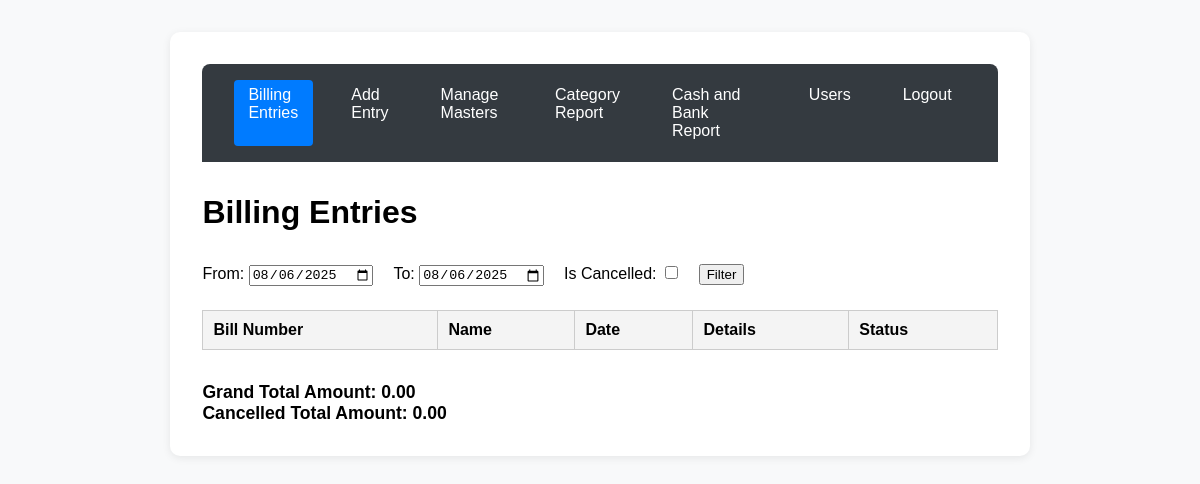
Page / (signed in) on the earlier database version.
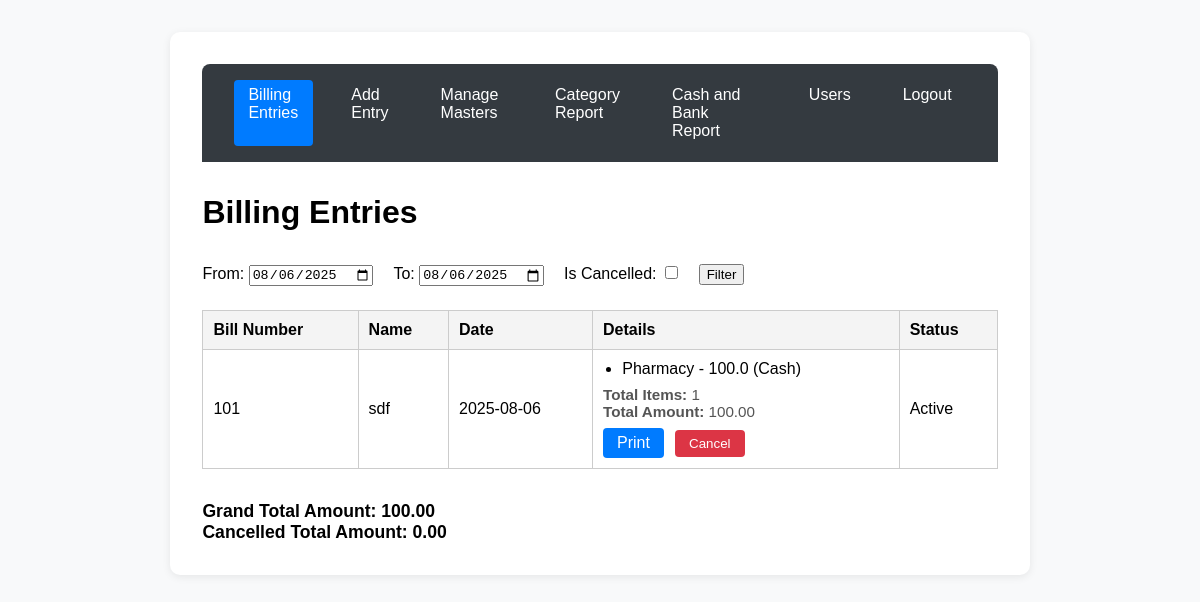
Same page on the later database version.
### app.py (models this page shows)
class HeaderEntry(db.Model):
    id = db.Column(db.Integer, primary_key=True)
    op_bill_no = db.Column(db.String(50), nullable=False)
    patient_name = db.Column(db.String(100), nullable=False)
    date = db.Column(db.Date, nullable=False)
    is_cancelled = db.Column(db.Boolean, default=False, nullable=False)
    created_at = db.Column(db.DateTime, default=lambda: datetime.now(IST), nullable=False)
    updated_at = db.Column(db.DateTime, default=lambda: datetime.now(IST), onupdate=lambda: datetime.now(IST), nullable=False)
    details = db.relationship('DetailsEntry', backref='header', lazy=True)

class DetailsEntry(db.Model):
    id = db.Column(db.Integer, primary_key=True)
    header_id = db.Column(db.Integer, db.ForeignKey('header_entry.id'), nullable=False)
    category_id = db.Column(db.Integer, db.ForeignKey('category.id'), nullable=False)
    amount = db.Column(db.Float, nullable=False)
    payment_type_id = db.Column(db.Integer, db.ForeignKey('payment_type.id'), nullable=False)
    category = db.relationship('Category', backref='details_entries')
    payment_type = db.relationship('PaymentType', backref='details_entries')

class Category(db.Model):
    id = db.Column(db.Integer, primary_key=True)
    name = db.Column(db.String(100), unique=True, nullable=False)

class PaymentType(db.Model):
    id = db.Column(db.Integer, primary_key=True)
    name = db.Column(db.String(100), unique=True, nullable=False)

### app.py (the view)
@app.route('/', methods=['GET', 'POST'])
@login_required
def index():
    today_str = datetime.now().strftime('%Y-%m-%d')
    from_date = request.args.get('from_date', today_str)
    to_date = request.args.get('to_date', today_str)
    is_cancelled = request.args.get('is_cancelled')
    if request.method == 'POST' and 'cancel_id' in request.form:
        header = HeaderEntry.query.get(int(request.form['cancel_id']))
        if header and not header.is_cancelled:
            header.is_cancelled = True
            header.updated_at = datetime.now(IST)
            db.session.commit()
    from_dt = datetime.strptime(from_date, '%Y-%m-%d').date()
    to_dt = datetime.strptime(to_date, '%Y-%m-%d').date()
    query = HeaderEntry.query.filter(HeaderEntry.date >= from_dt, HeaderEntry.date <= to_dt)
    if is_cancelled:
        query = query.filter(HeaderEntry.is_cancelled == True)
    headers = query.all()
    bills = []
    grand_total = 0.0
    cancelled_total = 0.0
    for header in headers:
        details = DetailsEntry.query.filter_by(header_id=header.id).all()
        total_amount = sum(d.amount for d in details)
        total_items = len(details)
        bills.append({
            'header': header,
            'details': details,
            'total_amount': total_amount,
            'total_items': total_items
        })
        if header.is_cancelled:
            cancelled_total += total_amount
        else:
            grand_total += total_amount
    return render_template('index.html', bills=bills, from_date=from_date, to_date=to_date, grand_total=grand_total, cancelled_total=cancelled_total)

### app.py (called while the page is built, shortened)
def login_required(f):
    @wraps(f)
    def decorated_function(*args, **kwargs):
        if 'user_id' not in session:
            return redirect(url_for('login'))
        return f(*args, **kwargs)
    return decorated_function

@app.context_processor
def inject_usertype():
    return dict(session=session)

@app.before_request
def daily_backup():
    if not os.path.exists(BACKUP_DIR):
        os.makedirs(BACKUP_DIR)
    today = datetime.now().strftime('%Y-%m-%d')
    last_backup = None
    if os.path.exists(LAST_BACKUP_FILE):
        with open(LAST_BACKUP_FILE, 'r') as f:
            last_backup = f.read().strip()

### templates/index.html (shortened to what this page needs)
<!DOCTYPE html>
<html lang="en">
<head>
</head>
<body>
    <div class="container">
                {% include '_navbar.html' %}
        <h1>Billing Entries</h1>
        <form method="get" action="{{ url_for('index') }}" style="margin-bottom:1.5em;">
            <label>From: <input type="date" name="from_date" value="{{ from_date }}"></label>
            <label style="margin-left:1em;">To: <input type="date" name="to_date" value="{{ to_date }}"></label>
            <label style="margin-left:1em;">Is Cancelled: <input type="checkbox" name="is_cancelled" value="1" {% if request.args.get('is_cancelled') %}checked{% endif %}></label>
            <button type="submit" style="margin-left:1em;">Filter</button>
        </form>
        <table>
            <tr>
                <th>Bill Number</th>
                <th>Name</th>
                <th>Date</th>
                <th>Details</th>
                <th>Status</th>
            </tr>
            {% for bill in bills %}
            <tr>
                <td>{{ bill.header.op_bill_no }}</td>
                <td>{{ bill.header.patient_name }}</td>
                <td>{{ bill.header.date.strftime('%Y-%m-%d') }}</td>
                <td>
                    <ul>
                    {% for detail in bill.details %}
                        <li>{{ detail.category.name }} - {{ detail.amount }} ({{ detail.payment_type.name }})</li>
                    {% endfor %}
                    </ul>
                    <div style="font-size:0.95em; color:#555; margin-top:0.5em;">
                        <b>Total Items:</b> {{ bill.total_items }}<br>
                        <b>Total Amount:</b> {{ '%.2f' % bill.total_amount }}
                    </div>
                    <a href="{{ url_for('print_bill', header_id=bill.header.id) }}" target="_blank" style="display:inline-block;margin-top:0.5em;background:#007bff;color:#fff;padding:6px 14px;border-radius:4px;text-decoration:none;">Print</a>
                    {% if not bill.header.is_cancelled %}
                    <button type="button" onclick="cancelBill('{{ bill.header.id }}')" style="background:#dc3545; color:#fff; border:none; border-radius:4px; padding:6px 14px; margin-left:0.5em;">Cancel</button>
                    {% endif %}
                </td>
                <td>{% if bill.header.is_cancelled %}<span style="color:red;">Cancelled</span>{% else %}Active{% endif %}</td>
                          </tr>
            {% endfor %}
        </table>
        <div style="font-weight:600; font-size:1.1em; margin-top:1em;">
            Grand Total Amount: {{ '%.2f' % grand_total }}<br>
            Cancelled Total Amount: {{ '%.2f' % cancelled_total }}
        </div>
    </div>
</body>
</html>

### templates/_navbar.html (shortened to what this page needs)
<nav class="navbar">
    <a href="{{ url_for('index') }}" {% if request.endpoint == 'index' %}class="active"{% endif %}>Billing Entries</a>
    <a href="{{ url_for('add_entry') }}" {% if request.endpoint == 'add_entry' %}class="active"{% endif %}>Add Entry</a>
    <a href="{{ url_for('masters') }}" {% if request.endpoint == 'masters' %}class="active"{% endif %}>Manage Masters</a>
    <a href="{{ url_for('category_report') }}" {% if request.endpoint == 'category_report' %}class="active"{% endif %}>Category Report</a>
    <a href="{{ url_for('payment_type_report') }}" {% if request.endpoint == 'payment_type_report' %}class="active"{% endif %}>Cash and Bank Report</a>
    {% if session.get('usertype') == 'admin' %}
    <a href="{{ url_for('users') }}" {% if request.path == url_for('users') %}class="active"{% endif %}>Users</a>
    {% endif %}
    <a href="{{ url_for('logout') }}">Logout</a>
</nav>

### templates/index.html (style rules this page uses)
body { font-family: Arial, sans-serif; margin: 2em; background: #f8f9fa; }
.container { max-width: 900px; margin: 0 auto; background: #fff; padding: 2em 2.5em 2em 2.5em; border-radius: 10px; box-shadow: 0 2px 8px rgba(0,0,0,0.08); }
h1 { margin-bottom: 0.5em; }
table { border-collapse: collapse; width: 100%; margin-bottom: 2em; background: #fff; }
th, td { border: 1px solid #ccc; padding: 10px; text-align: left; }
th { background: #f4f4f4; }
ul { margin: 0; padding-left: 1.2em; }

### templates/_navbar.html (style rules this page uses)
.navbar { background: #343a40; padding: 1em 2em; border-radius: 8px 8px 0 0; margin-bottom: 2em; display: flex; gap: 1.5em; }
.navbar a { color: #fff; text-decoration: none; font-weight: 500; transition: background 0.2s; padding: 6px 14px; border-radius: 4px; }
.navbar a.active, .navbar a:focus { background: #007bff; }
body { font-family: Arial, sans-serif; margin: 2em; background: #f8f9fa; }
.container { max-width: 70%; margin: 0 auto; background: #fff; padding: 2em; border-radius: 10px; box-shadow: 0 2px 8px rgba(0,0,0,0.08); }
h1 { margin-bottom: 1em; }
table { border-collapse: collapse; width: 100%; margin-bottom: 2em; background: #fff; }
th, td { border: 1px solid #ccc; padding: 10px; text-align: left; }
th { background: #f4f4f4; }

Differences in the rows shown:
added HeaderEntry: header.op_bill_no "101", header.patient_name "sdf", header "2025-08-06"
added DetailsEntry: category.name "Pharmacy", amount "100.0", payment_type.name "Cash"
Other differences:
{{ '%.2f' % grand_total }}: "0.00" → "100.00"
new list line: "Total Items: 1 Total Amount: 100.00 Print Cancel Active"
